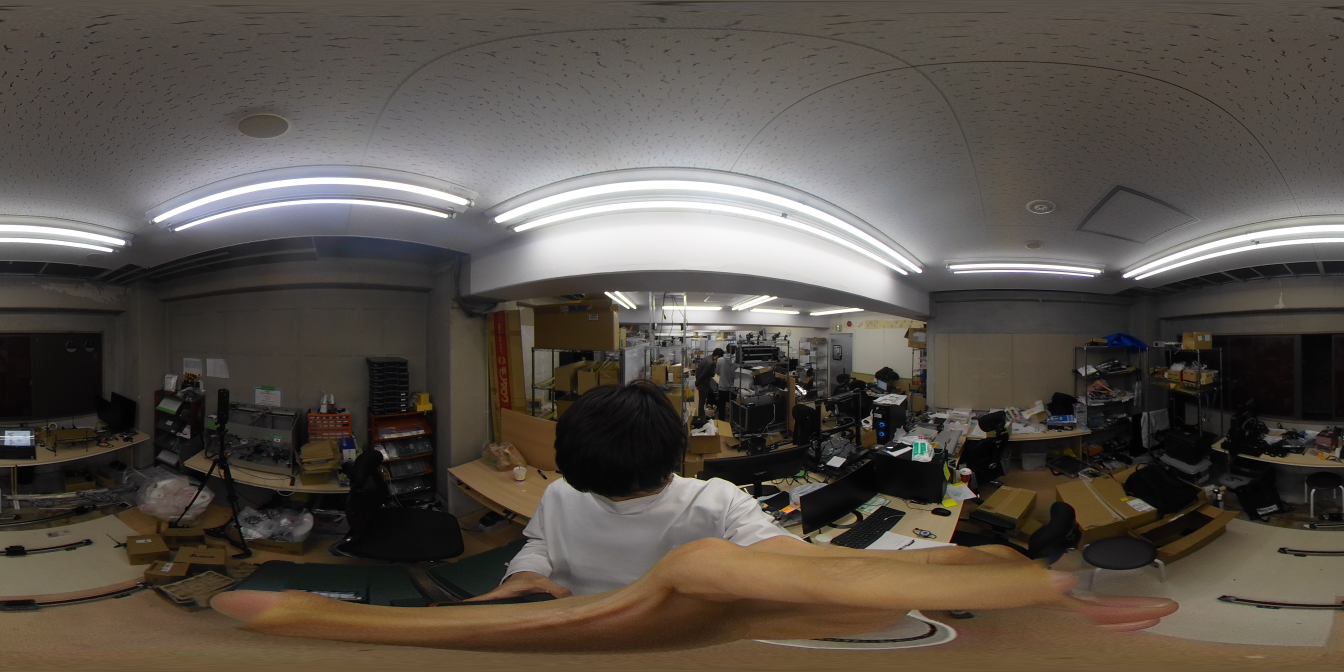
#> input picture 3dvista_edit_code_new/Images/1.JPG, 5376 x 2688 px, found by its file name (shown at 1/4 size)
$ python image_shift_original.py
#> lines starting #> are read from the running program, lines starting #| are printed output that depends on the picture
import cv2
import numpy as np

def image_shift(image, direction):
	height, width = image.shape[:2]

	ratio = 1 - direction/360

	img_translation1 = image[0:height, 0:int(width*ratio)]
	img_translation2 = image[0:height, int(width*ratio):width]


	img_merge = cv2.hconcat([img_translation2, img_translation1])
	height, width = img_merge.shape[:2]
	# [8 lines of commented-out code are left out]
	return img_merge


if __name__=="__main__":
	image = cv2.imread('C:\\Users\\root\\Desktop\\3dview_automation\\3dvista_edit_code_new\\Images\\1.JPG')
#> image is the input picture: shape (2688, 5376, 3); mean B, G, R 73.4, 80.8, 88
	height, width = image.shape[:2]
#> height = 2688; width = 5376

	img_merge = image_shift(image, 90)
#> in image_shift, `img_translation1 = image[0:height, 0:int(width*ratio)]`:
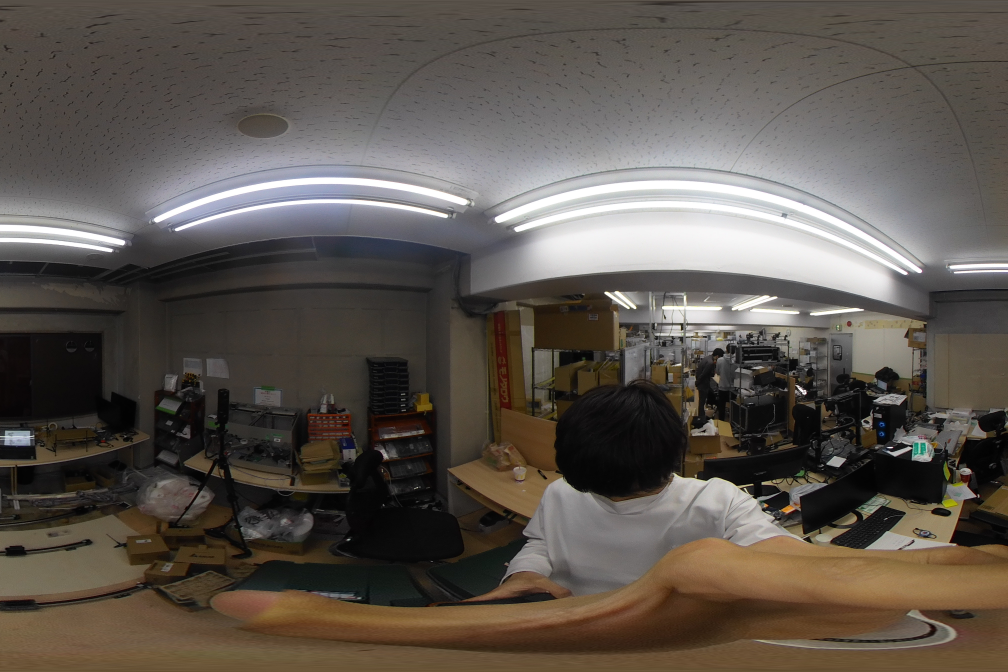
#> img_translation1: shape (2688, 4032, 3) (shown at 1/4 size); mean B, G, R 78, 85.2, 92.4
#> in image_shift, `img_translation2 = image[0:height, int(width*ratio):width]`:
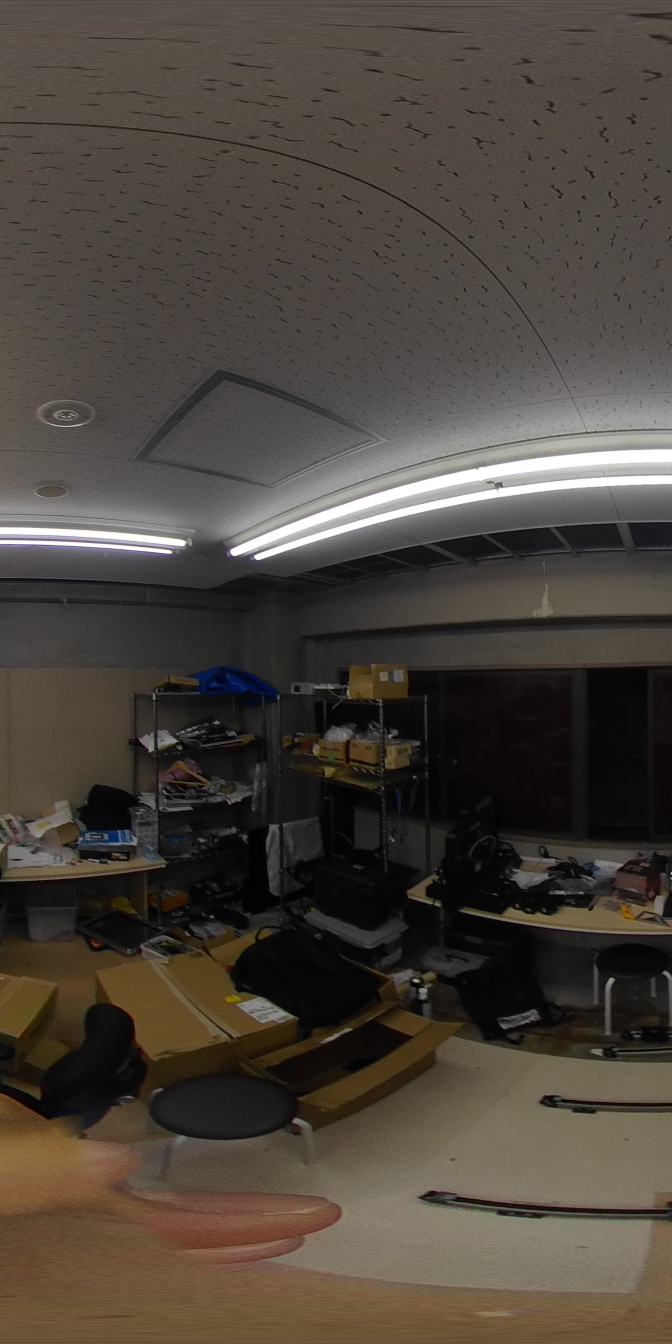
#> img_translation2: shape (2688, 1344, 3) (shown at 1/2 size); mean B, G, R 59.6, 67.6, 74.9
#> in image_shift, `img_merge = cv2.hconcat([img_translation2, img_translation1])`:
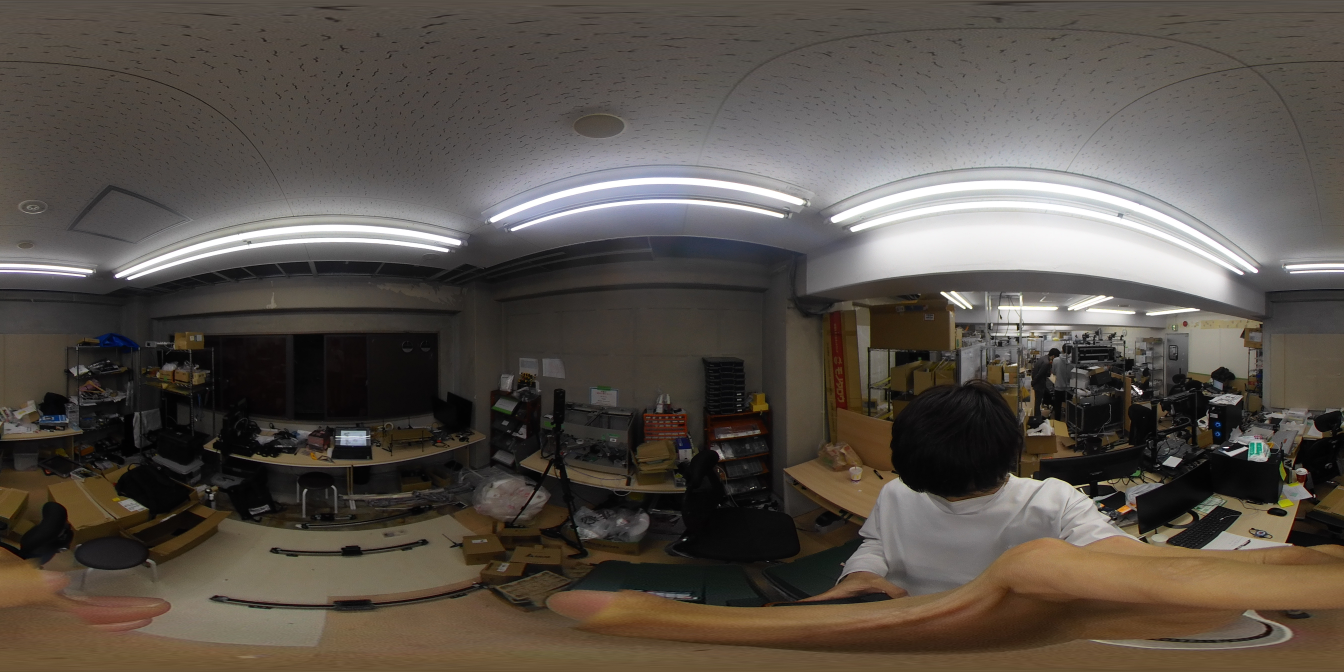
#> img_merge: shape (2688, 5376, 3) (shown at 1/4 size); mean B, G, R 73.4, 80.8, 88
	# img_merge2 = cv2.resize(img_merge,dsize=(int(width*5), int(height*5)))
	cv2.imshow("Originalimage", image)
	cv2.imshow('Merged', img_merge)
	cv2.imwrite("out_sample3.JPG", img_merge,[cv2.IMWRITE_JPEG_QUALITY, 100])
	cv2.waitKey()
	cv2.destroyAllWindows()

	#########画質悪い#########

$ run again, with 3dvista_edit_code_new/Images/2.JPG copied over 3dvista_edit_code_new/Images/1.JPG
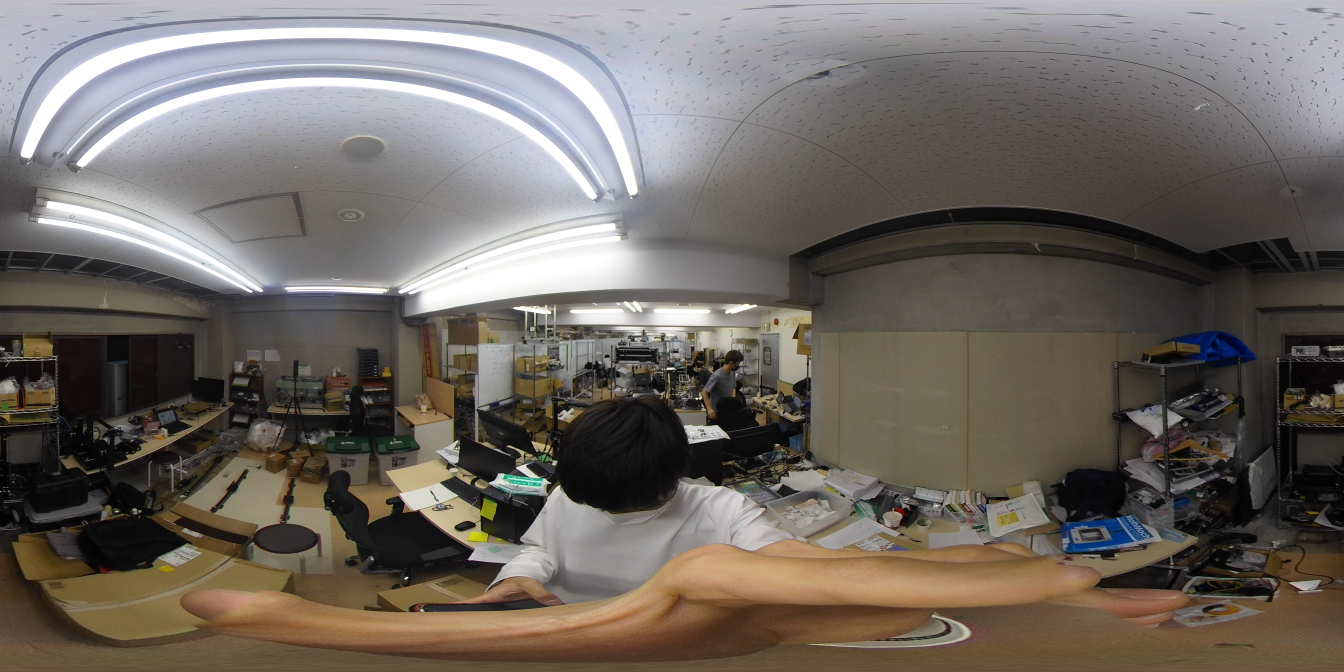
#> input picture 3dvista_edit_code_new/Images/2.JPG, 5376 x 2688 px, found by its file name (shown at 1/4 size)
#> image is the input picture: shape (2688, 5376, 3); mean B, G, R 98.7, 105.2, 111.9
#> in image_shift, `img_translation2 = image[0:height, int(width*ratio):width]`:
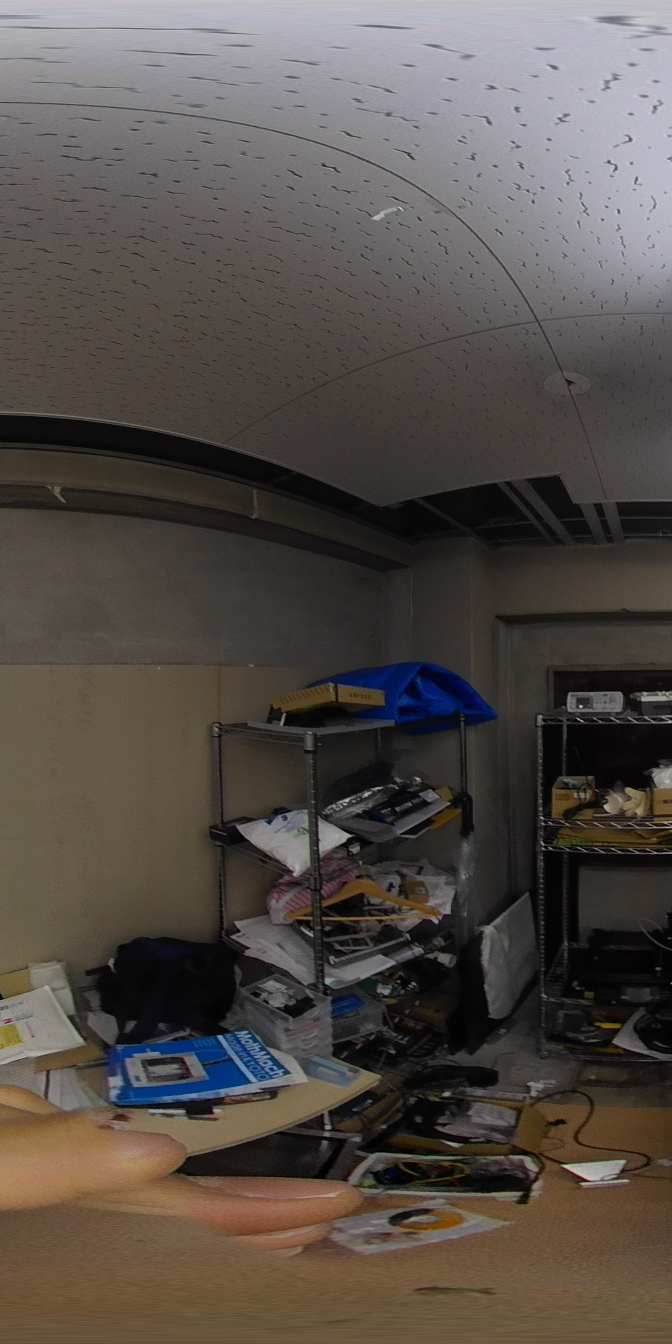
#> img_translation2: shape (2688, 1344, 3) (shown at 1/2 size); mean B, G, R 71.9, 77.2, 84
#> in image_shift, `img_merge = cv2.hconcat([img_translation2, img_translation1])`:
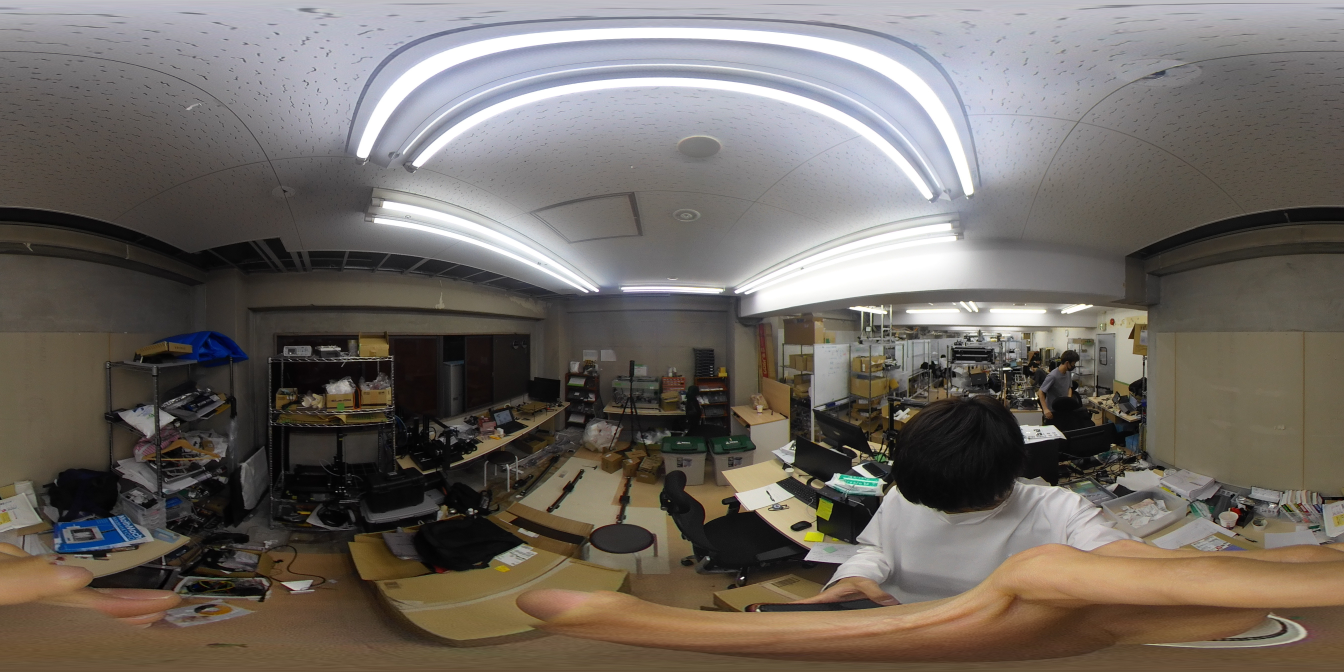
#> img_merge: shape (2688, 5376, 3) (shown at 1/4 size); mean B, G, R 98.7, 105.2, 111.9
